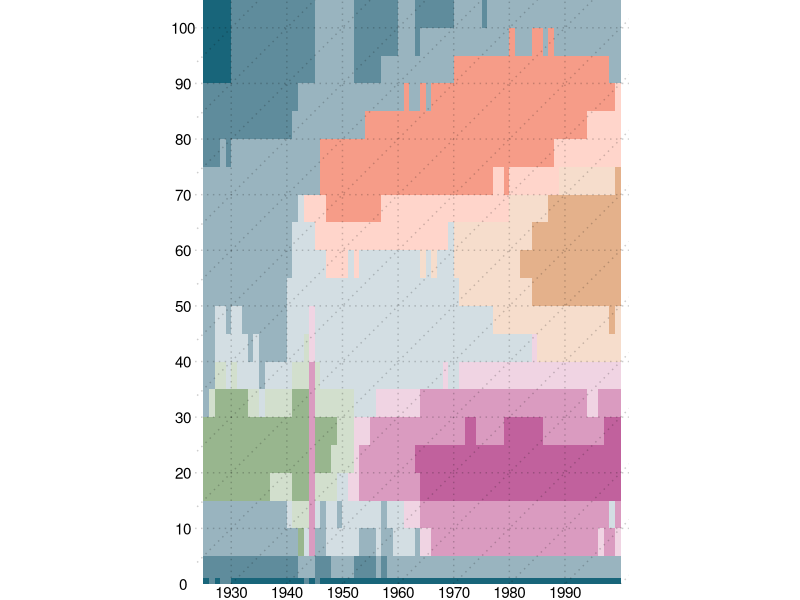
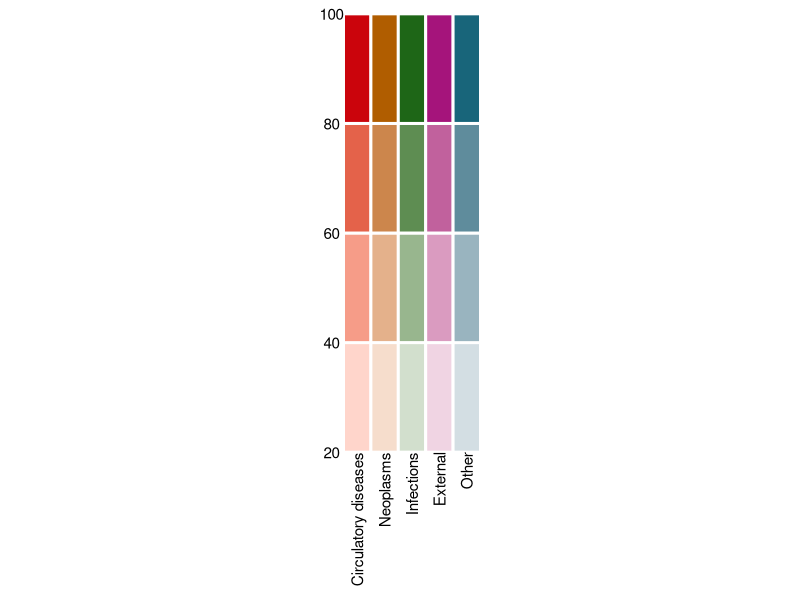

Here is the R script that generated these plots, in order:
####################################################
# Plot Qualitative Sequential Scheme Lexis Surface #
####################################################

# We plot a Lexis surface of the most common cause of death and its proportion
# on all deaths across period and age using a qualitative-sequential-scheme
# colour scale.

# Init --------------------------------------------------------------------

library(readr)
library(dplyr)
library(tidyr)
library(ggplot2)
library(colorspace)

# Data --------------------------------------------------------------------

# mortality rates by year, age and sex
mx <- read_csv("./out/data/mx.csv")

# proportions of 5 selected causes of death on
# all causes of death by year, age and sex
cod5 <- read_csv("./out/data/cod5.csv")

# Within each year, sex and age category, we look for the cause of death with
# the highest proportion on all deaths and subset to that cause. The result is
# a data set with the most prominent cause of death for each tile on the Lexis
# surface.

cod5 %>%
  group_by(year, sex, age) %>%
  filter(px == max(px)) %>%
  ungroup() -> cod5_mode

# Qualitative Sequential Colour Mixing ------------------------------------

# We assign a base colour to each of our causes of death.

cpal <- c(
  "Circulatory diseases" = "#CB040C",
  "Neoplasms"            = "#B05D00",
  "Infections"           = "#1E6617",
  "External"             = "#A5147B",
  "Other"                = "#18657A"
)

# These base colours are mixed with white in a ratio determined by the px value
# -- the proportion of the leading cause of death on all other causes of death
# at each period-age intersection by sex. For a discretized result we have to
# decide on how to cut the px vector and on the amount of alpha blending for
# each of the px intervals.

breaks <- c(0.2, 0.4, 0.6, 0.8, 1)
alphas <- seq(0.2, 1, length.out = length(breaks)-1)

# In the next step we mix the base colours with different amounts of white,
# according to the discretized px value and the specified alpha levels. The
# higher the proportion of the leading cause of death on all causes of death
# the darker the colour will be. Leading causes of death with a relatively low
# proportion will be very pale and bright. The `colorspace` library does the
# colour mixing. We write a convenience function to do the mixing.

#' Mix a Colour With White
#'
#' @details This is alpha blending with a white background. The alpha blending
#'   takes place in the LAB color-space, ensuring perceptually balanced results.
#'
#' @param .rgb   vector of RGB hex values
#' @param .alpha alpha value within [0,1]
#'
#' @return A vector of alpha blended RGB hex values.
MixWithWhite <- function (.rgb, .alpha) {
  # mix .rgb base colours with white according to .alpha
  result <- mixcolor(.alpha, sRGB(1, 1, 1), hex2RGB(.rgb), where = "LAB")
  return(hex(result)) # convert result to rgb hex string
}

# get the mixed colours
cod5_mode %>%
  mutate(
    # add the corresponding base colour to each row
    base_col = cpal[cod],
    # discretize the px values into intervals of width 1/5
    # output is integer giving the position of the interval (1,2,3,4)
    px_disc = cut(px, breaks,
                  labels = FALSE, include.lowest = TRUE),
    # mix each base colour with white
    mix_col = MixWithWhite(.rgb = base_col, .alpha = alphas[px_disc])
  ) -> cod5_mode_mix

# Plot Lexis Surface of Most Prominent Cause of Death ---------------------

# Now we are ready to plot the result. A Lexis surface plot showing for each
# intersection of period and age the most prominent cause of death and its
# share on the total deaths.

plot_qual_seq <-
  cod5_mode_mix %>%
  filter(sex == "total") %>%
  # align tiles with grid
  mutate(
    year = year + 0.5,
    age_start = age_start+age_width/2
  ) %>%
  ggplot() +
  # coloured Lexis surface
  geom_tile(aes(x = year, width = 1,
                y = age_start, height = age_width,
                fill = mix_col)) +
  # Lexis grid
  geom_hline(yintercept = seq(10, 100, 10),
             alpha = 0.2, lty = "dotted") +
  geom_vline(xintercept = seq(1930, 1990, 10),
             alpha = 0.2, lty = "dotted") +
  geom_abline(intercept = seq(-100, 100, 10)-1930,
              alpha = 0.2, lty = "dotted") +
  # scale
  scale_fill_identity() +
  scale_x_continuous("Year", expand = c(0.02, 0),
                     breaks = seq(1930, 1990, 10)) +
  scale_y_continuous("Age", expand = c(0, 0),
                     breaks = seq(0, 100, 10)) +
  # coord
  coord_equal() +
  # theme
  theme_void() +
  theme(
    axis.text = element_text(colour = "black"),
    axis.text.y = element_text(),
    axis.text.x = element_text()
  )

#ggsave("./out/fig/qual_seq_raw.pdf", plot_qual_seq,
#       width = 5, height = 7)

# Plot Qualitative Sequential Legend --------------------------------------

# Based on our definition of base colours, breaks and alpha levels we plot
# the legend for the plot.

# mix each base colour with each alpha level
lgnd_mixed <- t(sapply(cpal, function (x) MixWithWhite(x, alphas)))
# transform into long format with positions for ggplotting
lgnd_data <- expand.grid(x = 1:nrow(lgnd_mixed),
                        y = 1:ncol(lgnd_mixed))
lgnd_data$col <- as.vector(lgnd_mixed)

# plot qualitative sequential legend
plot_qual_seq_lgnd <-
  ggplot(lgnd_data) +
  geom_tile(aes(x = x, y = y, fill = col),
            colour = "white", lwd = 1) +
  scale_fill_identity() +
  scale_x_continuous(breaks = 1:length(cpal),
                     labels = names(cpal),
                     expand = c(0,0)) +
  scale_y_continuous(breaks = 1:(length(alphas)+1)-0.5,
                     labels = breaks*100,
                     expand = c(0,0)) +
  coord_fixed(4) +
  theme_void() +
  theme(
    plot.margin = unit(rep(10, 4), "pt"),
    axis.text = element_text(colour = "black"),
    axis.text.y = element_text(),
    axis.text.x = element_text(vjust = 0.5, hjust = 1, angle = 90)
  )

#ggsave("./out/fig/qual_seq_lgnd_raw.pdf", plot_qual_seq_lgnd,
#       width = 2, height = 4)